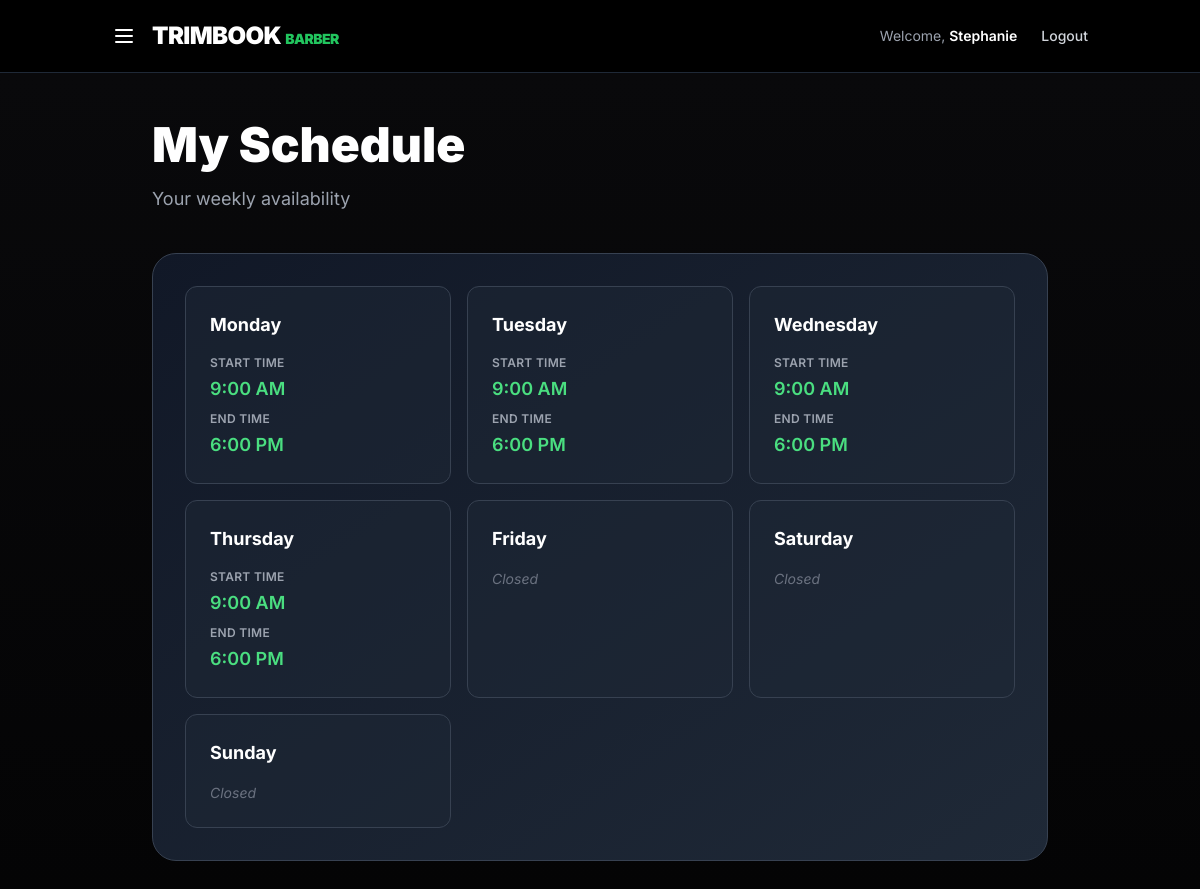
The app's page /dashboards/barber_schedpage.php (signed in) with its own data.
### tables this page shows
CREATE TABLE `schedules` (
  `schedule_id` int(11) NOT NULL,
  `barber_id` int(11) NOT NULL,
  `day_of_week` enum('Monday','Tuesday','Wednesday','Thursday','Friday','Saturday','Sunday') DEFAULT NULL,
  `start_time` time DEFAULT NULL,
  `end_time` time DEFAULT NULL
);

### dashboards/barber_schedpage.php (the view, shortened to what this page needs)
<?php
$barber_id = $_SESSION['barber_id'] ?? null;
$first_name = $_SESSION['first_name'] ?? 'Barber';
require_once '../includes/dbconfig.php';
$scheduleQuery = "
    SELECT * FROM schedules
    WHERE barber_id = ?
    ORDER BY FIELD(day_of_week, 'Monday', 'Tuesday', 'Wednesday', 'Thursday', 'Friday', 'Saturday', 'Sunday')
";
$stmt = $conn->prepare($scheduleQuery);
$stmt->bind_param("i", $barber_id);
$stmt->execute();
$scheduleResult = $stmt->get_result();
$currentSchedule = [];
while ($row = $scheduleResult->fetch_assoc()) {
    $currentSchedule[$row['day_of_week']] = $row;
}
$days = ['Monday', 'Tuesday', 'Wednesday', 'Thursday', 'Friday', 'Saturday', 'Sunday'];
?>
<!DOCTYPE html>
<html lang="en">
<head>
  <script src="https://cdn.tailwindcss.com"></script>
</head>
<body class="bg-black text-white antialiased">
  <header class="bg-black/80 backdrop-blur-lg border-b border-gray-800">
    <nav class="container mx-auto flex justify-between items-center py-5 px-6">
      <div class="flex items-center space-x-4">
        <button onclick="toggleSidebar()" class="text-white hover:text-purple-400 transition">
          <svg class="w-6 h-6" fill="none" stroke="currentColor" viewBox="0 0 24 24">
            <path stroke-linecap="round" stroke-linejoin="round" stroke-width="2" d="M4 6h16M4 12h16M4 18h16"></path>
          </svg>
        </button>
        <a href="../dashboards/barber_dashboard.php" class="text-2xl font-black tracking-tight">TRIMBOOK <span class="text-green-500 text-sm">BARBER</span></a>
      </div>
      <div class="flex items-center space-x-6">
        <span class="text-gray-400 text-sm hidden md:block">Welcome, <span class="text-white font-semibold"><?= htmlspecialchars($first_name) ?></span></span>
        <button onclick="confirmLogout()" class="text-sm font-medium text-gray-300 hover:text-white transition hidden md:block">Logout</button>
      </div>
    </nav>
  </header>
  <main class="min-h-screen bg-gradient-to-b from-zinc-950 to-black py-12 px-6">
    <div class="container mx-auto max-w-4xl">
      <div class="mb-10">
        <h1 class="text-4xl md:text-5xl font-black mb-4">My Schedule</h1>
        <p class="text-gray-400 text-lg">Your weekly availability</p>
      </div>
      <div class="bg-gradient-to-br from-gray-900 to-gray-800 border border-gray-700 rounded-3xl p-8">
        <div class="grid grid-cols-1 md:grid-cols-2 lg:grid-cols-3 gap-4">
          <?php foreach ($days as $day): ?>
            <?php $schedule = $currentSchedule[$day] ?? null; ?>
            <div class="bg-gray-800/50 rounded-xl p-6 border border-gray-700">
              <h4 class="font-bold text-white mb-4 text-lg"><?= $day ?></h4>
              <?php if ($schedule && $schedule['start_time']): ?>
                <div class="space-y-2">
                  <div>
                    <p class="text-gray-400 text-xs uppercase tracking-wide font-semibold mb-1">Start Time</p>
                    <p class="text-green-400 text-lg font-semibold"><?= (new DateTime($schedule['start_time']))->format('g:i A') ?></p>
                  </div>
                  <div>
                    <p class="text-gray-400 text-xs uppercase tracking-wide font-semibold mb-1">End Time</p>
                    <p class="text-green-400 text-lg font-semibold"><?= (new DateTime($schedule['end_time']))->format('g:i A') ?></p>
                  </div>
                </div>
              <?php else: ?>
                <p class="text-gray-500 text-sm italic">Closed</p>
              <?php endif; ?>
            </div>
          <?php endforeach; ?>
        </div>
      </div>
    </div>
  </main>
</body>
</html>

### dashboards/barber_schedpage.php (style rules this page uses)
body { font-family: 'Inter', sans-serif; }

### records on screen
schedules: day "Monday", start_time "9:00 AM", end_time "6:00 PM"
schedules: day "Tuesday", start_time "9:00 AM", end_time "6:00 PM"
schedules: day "Wednesday", start_time "9:00 AM", end_time "6:00 PM"
schedules: day "Thursday", start_time "9:00 AM", end_time "6:00 PM"

### other values on screen
$first_name "Stephanie"
$day "Friday"
$day "Saturday"
$day "Sunday"
